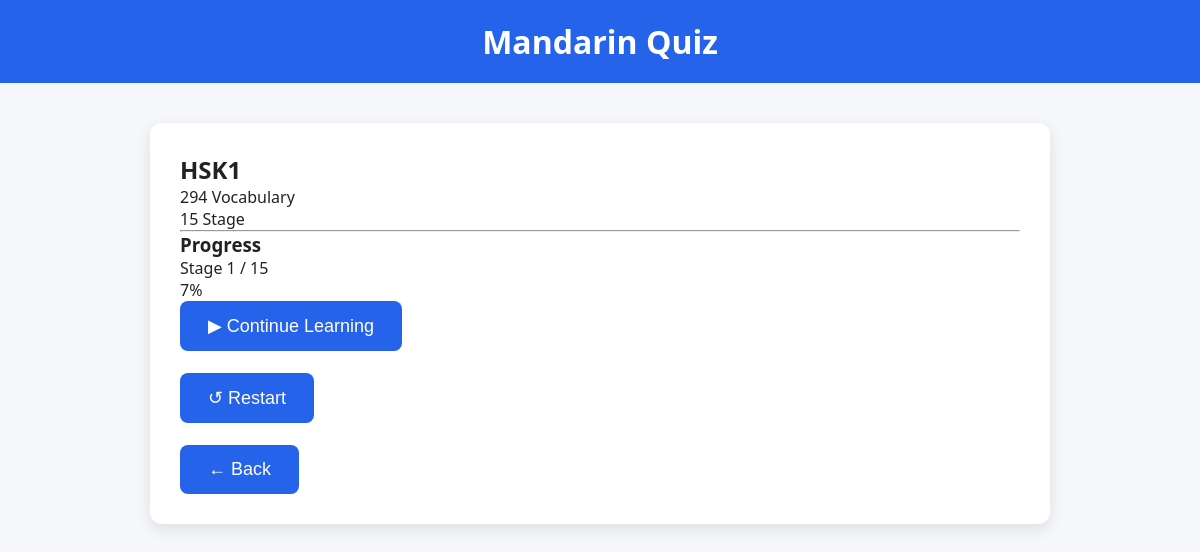
Screenshot of /deck/1/ with the database file from the repository.
### database/models.py (models this page shows, shortened)
class Deck(models.Model):
    name = models.CharField(max_length=50, unique=True)
    description = models.TextField(blank=True)
    stage_size = models.PositiveIntegerField(default=20)
    mastery_target = models.PositiveIntegerField(default=80)

class LearningSession(models.Model):
    deck = models.OneToOneField(
        Deck,
        on_delete=models.CASCADE
    )
    current_stage = models.PositiveIntegerField(default=1)
    total_stage = models.PositiveIntegerField(default=0)
    created_at = models.DateTimeField(auto_now_add=True)
    last_played = models.DateTimeField(auto_now=True)
    last_vocabulary = models.ForeignKey(
    Vocabulary,
    on_delete=models.SET_NULL,
    null=True,
    blank=True
    )

### database/views.py (the view)
def deck_detail(request, deck_id):
    deck = get_object_or_404(
        Deck,
        id=deck_id
    )
    total_vocab = deck.vocabularies.count()
    total_stage = ceil(
        total_vocab / deck.stage_size
    )
    session = LearningSession.objects.filter(
        deck=deck
    ).first()
    progress_percent = 0
    if session:
        progress_percent = round(
            (
                session.current_stage
                /
                session.total_stage
            ) * 100
        )
    return render(
        request,
        "deck_detail.html",
        {
            "deck": deck,
            "session": session,
            "total_vocab": total_vocab,
            "total_stage": total_stage,
            "progress_percent": progress_percent
        }
    )

### templates/deck_detail.html (shortened to what this page needs)
{% extends "database/base.html" %}
{% block content %}
<h2>
    {{ deck.name }}
</h2>
<p>
    {{ total_vocab }} Vocabulary
</p>
<p>
    {{ total_stage }} Stage
</p>
<hr>
{% if session %}
    <h3>
        Progress
    </h3>
    <p>
        Stage
        {{ session.current_stage }}
        /
        {{ session.total_stage }}
    </p>
    <p>
        {{ progress_percent }}%
    </p>
    <a href="{% url 'quiz' %}">
        <button>
            ▶ Continue Learning
        </button>
    </a>
    <br><br>
    <a href="{% url 'start_quiz' deck.id %}">
        <button>
            ↺ Restart
        </button>
    </a>
{% endif %}
<br><br>
<a href="{% url 'home' %}">
    <button>
        ← Back
    </button>
</a>
{% endblock %}

### static/css/style.css (style rules this page uses)
* { margin:0; padding:0; box-sizing:border-box; }
body { font-family:Segoe UI,sans-serif; background:#f5f7fb; color:#222; }
button { cursor:pointer; border:none; background:#2563eb; color:white; padding:14px 28px; border-radius:8px; font-size:18px; min-height:48px; }

### rows the page displays
Deck: name "HSK1"
LearningSession: current_stage "1", total_stage "15"

### other values shown
{{ total_vocab }} "294"
{{ total_stage }} "15"
{{ progress_percent }} "7"
